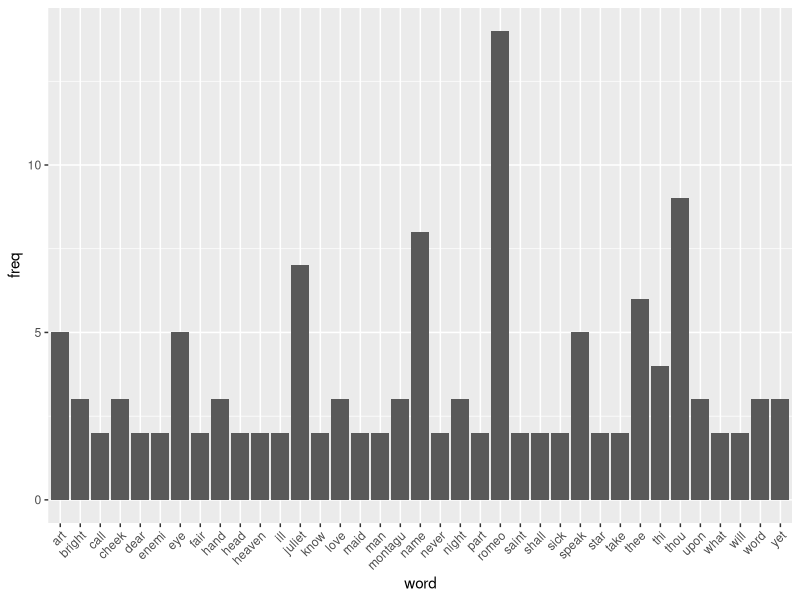
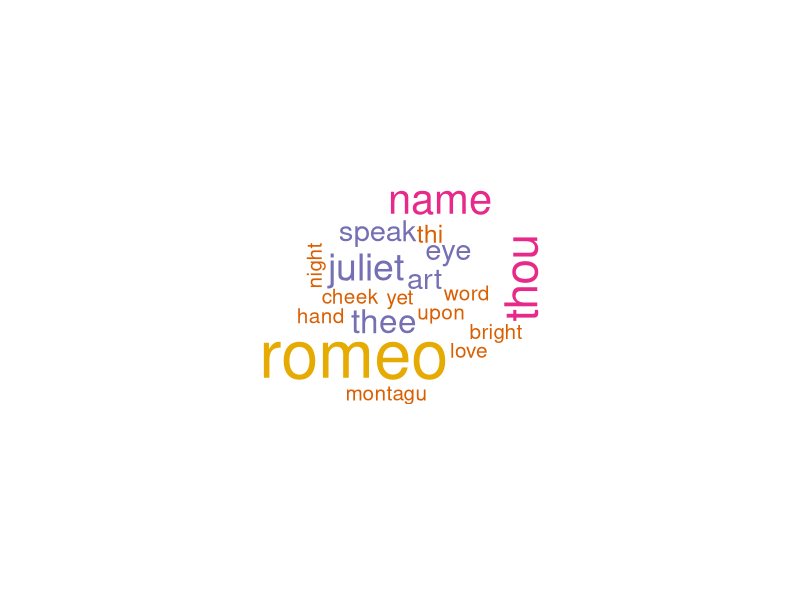

Here is the R script that generated these plots, in order:

vec_abs<-c("ROMEO: He jests at scars that never felt a wound. But,soft! what light through yonder window breaks? It is the east???and Juliet is the sun???Arise, fair sun, and kill the envious moon, Who is already sick and pale with grief, That thou her maid art far more fair than she: Be not her maid, since she is envious???Her vestal livery is but sick and green And none but fools do wear it; castit off. It is my lady, O, it is my love! O, that she knew she were! She speaks yet she says nothing: what of that? Her eye discourses, I will answer it???I am too bold, 'tis not to me she speaks: Two of the fairest stars in all the heaven, Having some business, do entreat her eyes To twinklein their spheres till they return. What if her eyes were there, they in her head? The brightness of her cheek would shame those stars, As daylight doth a lamp; her eyes in heavenWould through the airy region stream so bright That birds would sing and think it were not night. See, how she leans her cheek upon her hand! O, that I were a glove upon that hand, That I might touch that cheek!" ,
           
           "JULIET: Ay me! ",
           
           "ROMEO: She speaks: O, speak again, bright angel!for thou art As glorious to this night, being o'er my head As is a winged messenger of heaven Unto the white-upturned wondering eyes Of mortals that fall back to gazeon himWhen he bestrides the lazy-pacing clouds And sails upon the bosomof the air. ",
           
           "JULIET: O Romeo, Romeo! whereforeart thou Romeo? Deny thy father and refuse thy name; Or, if thou wilt not???be but sworn my love, And I'll no longer be a Capulet.",
           
           "ROMEO: Shall I hear more???or shall I speak at this?",
           
           "JULIET:  'Tisbut thy name that is my enemy; Thou art thyself???though not a Montague. What's Montague? it is nor hand, nor foot, Nor arm, nor face, nor any other part Belonging to a man. O, be some other name! What's in a name? that which we call a roseBy any other name would smell as sweet; So Romeo would, were he not Romeo call'd, Retain that dear perfection which he owes Without that title. Romeo, doffthy name, And for that name which is no part of thee Take all myself.",
           
           "ROMEO: I take thee at thy word: Call me but love, and I'll be new baptized, HenceforthI never will be Romeo. ",
           
           "JULIET: What man art thou that thus bescreen'din night So stumblest on my counsel? ",
           
           "ROMEO: By a nameI know not haw to tell thee who I am???My name, dear saint, is hateful to myself, Because it is an enemy to thee, Had I it written,I would tear the word. ",
           
           "JULIET: My ears have not yet drunk a hundred words Of that tongue's utterance, yet I know the sound:Art thou not Romeo and a Montague? ",
           
           "ROMEO: Neither???fair saint, if either thee dislike. ",
           
           "JULIET: How camest thou hither???tell me???and wherefore? The orchard walls are high and hard to climb, And the place death, considering who thou art, If any of my kinsmen find thee here."
)           


library(NLP)
library(tm)
library(SnowballC)

abs      = Corpus(VectorSource(vec_abs))
abs_dtm  = DocumentTermMatrix(abs, control = list(
  stemming = TRUE, stopwords = TRUE, minWordLength = 3,
  removeNumbers = TRUE, removePunctuation = TRUE))

dim(abs_dtm)
inspect(abs_dtm)
findFreqTerms(abs_dtm, 3)
removeSparseTerms(abs_dtm, 0.5)
inspect(removeSparseTerms(abs_dtm, 0.5))



library(ggplot2) 
library(RColorBrewer)
library(wordcloud)

freq = colSums(as.matrix(abs_dtm))   
wf   = data.frame(word=names(freq), freq=freq)   


#HW5.2
plot = ggplot(subset(wf, freq>1), aes(word, freq))    
plot = plot + geom_bar(stat="identity")   
plot = plot + theme(axis.text.x=element_text(angle=45, hjust=1))   
plot  

#HW5.1   
dark2 = brewer.pal(6, "Dark2")   
wordcloud(names(freq), freq, max.words=100, rot.per=0.2, colors=dark2) 
